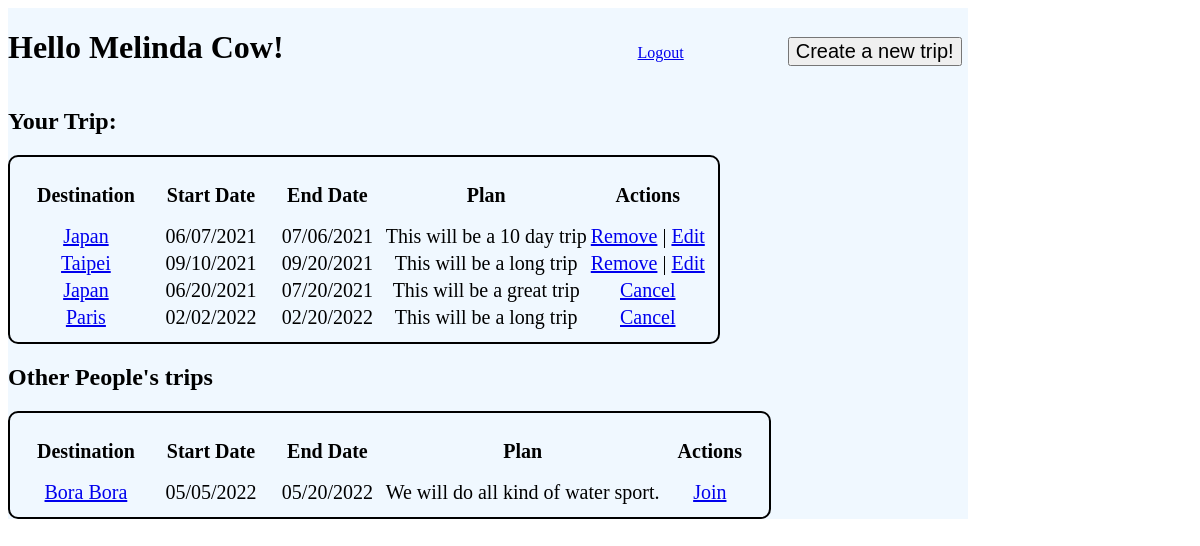
/user/dashboard (signed in), run on the app's committed database.
### main/models.py (models this page shows)
class User(models.Model):
    first_name = models.CharField(max_length=50)
    last_name = models.CharField(max_length=50)
    email = models.CharField(max_length=50)
    password = models.CharField(max_length=50)
    created_at = models.DateTimeField(auto_now_add=True)
    updated_at = models.DateTimeField(auto_now=True)
    objects = UserManager()

class Trip (models.Model):
    dest = models.CharField(max_length=50)
    start_date = models.DateTimeField()
    end_date = models.DateTimeField()
    plan = models.CharField(max_length=255)
    user = models.ForeignKey(User, related_name="trips", on_delete = models.CASCADE)
    users_who_join = models.ManyToManyField(User, related_name="join_trip")
    created_at = models.DateTimeField(auto_now_add=True)
    updated_at = models.DateTimeField(auto_now=True)
    objects = TripManager()

### main/views.py (the view)
# urls.py: path('user/dashboard', views.dashboard),
def dashboard(request):
    if 'logged_user' not in request.session:
        messages.error(request, "Please register or log in first!")
        return redirect('/')
    context = {
        'logged_user': User.objects.get(id=request.session['logged_user']),
        'trips': Trip.objects.all(),
        'other_trip': Trip.objects.exclude(user=request.session['logged_user'])
    }
    return render(request, 'dashboard.html', context)

### main/templates/dashboard.html (shortened to what this page needs)
<!DOCTYPE html>
<html lang="en">
<head>
	{% load static %}
	<link rel="stylesheet" href="{% static 'css/style2.css' %}" />
</head>
<body>
	<div id="wrapper">
		<h1 style="text-transform:capitalize;">Hello {{logged_user.first_name}} {{logged_user.last_name}}!</h1>
		<a href="/user/logout" class="logout">Logout</a>
		<a href="/trips/new"><button>Create a new trip!</button></a>
		<h2>Your Trip:</h2>
		<table>
			<thead>
				<tr>
					<th>Destination</th>
					<th>Start Date</th>
					<th>End Date</th>
					<th>Plan</th>
					<th>Actions</th>
				</tr>
			</thead>
			<tbody>
				{% for trip in logged_user.trips.all %}
				<tr>
					<td><a href="/trips/{{trip.id}}">{{trip.dest}}</a></td>
					<td>{{ trip.start_date|date:"SHORT_DATE_FORMAT" }}</td>
					<td>{{ trip.end_date|date:"SHORT_DATE_FORMAT" }}</td>
					<td>{{ trip.plan }}</td>
					<td>
						<a href="/trips/delete/{{trip.id}}">Remove</a> |
						<a href="/trips/edit/{{trip.id}}">Edit</a>
					</td>
				</tr>
				{% endfor %}
				{% for trip in logged_user.join_trip.all %}
				<tr>
					<td><a href="/trips/{{trip.id}}">{{trip.dest}}</a></td>
					<td>{{ trip.start_date|date:"SHORT_DATE_FORMAT" }}</td>
					<td>{{ trip.end_date|date:"SHORT_DATE_FORMAT" }}</td>
					<td>{{ trip.plan }}</td>
					<td><a href="/trips/cancel/{{trip.id}}">Cancel</a></td>
				</tr>
				{% endfor %}
			</tbody>
		</table>
		<h2>Other People's trips</h2>
		<table>
			<thead>
				<tr>
					<th>Destination</th>
					<th>Start Date</th>
					<th>End Date</th>
					<th>Plan</th>
					<th>Actions</th>
				</tr>
			</thead>
			<tbody>
				{% for trip in other_trip %}
				{% if trip not in logged_user.join_trip.all %}
				<tr>
					<td><a href="/trips/{{trip.id}}">{{trip.dest}}</a></td>
					<td>{{ trip.start_date|date:"SHORT_DATE_FORMAT" }}</td>
					<td>{{ trip.end_date|date:"SHORT_DATE_FORMAT" }}</td>
					<td>{{ trip.plan }}</td>
					<td><a href="/trips/join/{{trip.id}}">Join</a></td>
				</tr>
				{% endif %}
				{% endfor %}
			</tbody>
		</table>
	</div>
</body>
</html>

### main/static/css/style2.css (style rules this page uses)
#wrapper { background-color: aliceblue; width: 960px; height: auto; }
h1 { display: inline-block; }
.logout { margin-left: 350px; margin-right: 100px; }
button { font-size: 20px; }
table { border: 2px solid black; border-radius: 10px; font-size: 20px; padding: 10px; }
th { padding: 15px; text-align: center; }
td { text-align: center; }

### data on the page
User: first_name "Melinda", last_name "Cow"
Trip: dest "Japan", start_date "06/07/2021", end_date "07/06/2021", plan "This will be a 10 day trip"
Trip: dest "Taipei", start_date "09/10/2021", end_date "09/20/2021", plan "This will be a long trip"
Trip: dest "Japan", start_date "06/20/2021", end_date "07/20/2021", plan "This will be a great trip"
Trip: dest "Paris", start_date "02/02/2022", end_date "02/20/2022", plan "This will be a long trip"
Trip: dest "Bora Bora", start_date "05/05/2022", end_date "05/20/2022", plan "We will do all kind of water sport."
